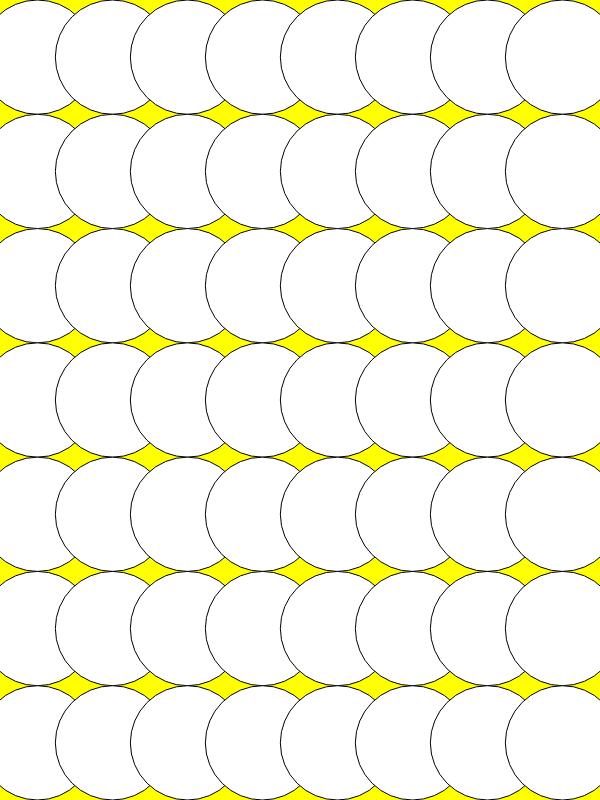
Frame 1 (no input)
Frame 60 (no input): identical to frame 1, image omitted
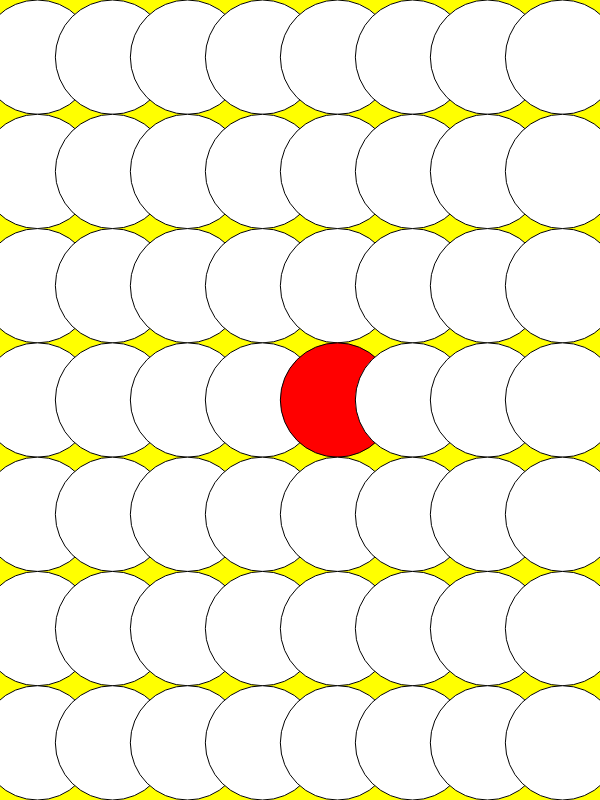
Frame 120 (the mouse pressed at the canvas centre since frame 60)

The p5.js sketch that drew these frames (run headless with seeded random() and noise() and a simulated clock; from frame 60 on, the mouse is pressed at the canvas centre):

// p5.js sketch
// ── sketch.js
const ROWS = 7;
const COLS = 8;
let grid, cellWidth, cellHeight;
let playerX = 0;
let playerY = 0;
let playerColor = "blue";
let player = false;
let playerPos;




function setup() {
  let myCanvas = createCanvas(windowWidth*0.5, windowHeight*0.8);
  myCanvas.position(windowWidth*0.25, windowHeight*0.1);

  grid = createEmptyGrid(COLS, ROWS);
  cellWidth = width / COLS;
  cellHeight = height / ROWS;
}

function draw() {

  playerPos = floor(mouseX/cellWidth);

  background("yellow");
  displayGrid();

  highlightSqaure();
}

function mousePressed() {
  let x = Math.floor(mouseX / cellWidth);
  let y = Math.floor(mouseY / cellHeight);

  changePlayer(x, y);
}


function displayGrid() {
  for (let y=0; y<ROWS; y++) {
    for (let x=0; x<COLS; x++) {
      if (grid[y][x] === 0) {
        fill("white");
      }
      else if (grid[y][x] === 1) {
        fill("red");
      }
      else if (grid[y][x] === 2) {
        fill("blue");
      }
      ellipse(x*cellWidth+cellWidth/2, y*cellHeight+ cellHeight/2, cellHeight, cellHeight);
    }
  }
}

function createEmptyGrid(cols, rows) {
  let empty = [];
  for (let y=0; y<rows; y++) {
    empty.push([]);
    for (let x=0; x<cols; x++) {
      empty[y].push(0);
    }
  }
  return empty;
}

function changePlayer(x, y){
 
  if (grid[y][x] === 0) {
    if (player === false){
      grid[y][x] = 1;
      player = true;
    }
    else {
      grid[y][x] = 2;
      player = false;
    }
  }
}

function highlightSqaure(x, y) {
  if (mouseX === x*cellWidth && mouseY === y*cellHeight) {
    fill("black");
  }
}
